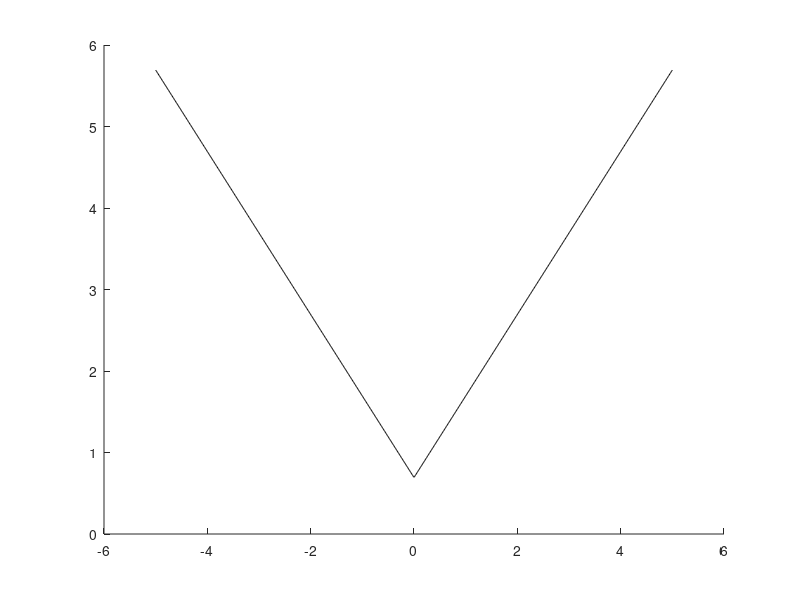

Reproduce this figure in MATLAB. (Note: this script raises an error after producing the figure.)
hold on;


f = @(x) exp(-abs(x))/2;

gauss = @(x,s) (2*pi*s^2)^(-1/2)*exp(-x.^2/(2*s^2));


L=15;

 numX=1000;
 xSet  = linspace(-5,5,numX);
 plot(xSet,-log(f(xSet)),'k');


numX = 200;
xSet  = linspace(-5,5,numX);
q=2.5
%qSet = [.5,1,2,4];

    
    
    toMin = @(x,y) (log(convolve(y,f,@(w)gauss(w,q),L)) + (x-y).^2/(2*q));

    argmin = @(x)fminunc(@(y)toMin(x,y),randn);

    rho = @(x)-toMin(x,argmin(x));


   
    rhoSet = zeros(1,numX);


    for cnt = 1:numX
       x = xSet(cnt);   
       rhoSet(cnt) = rho(x);
    end


%    plot(xSet, rhoSet,'c')
    plot(xSet, rhoSet,'c')